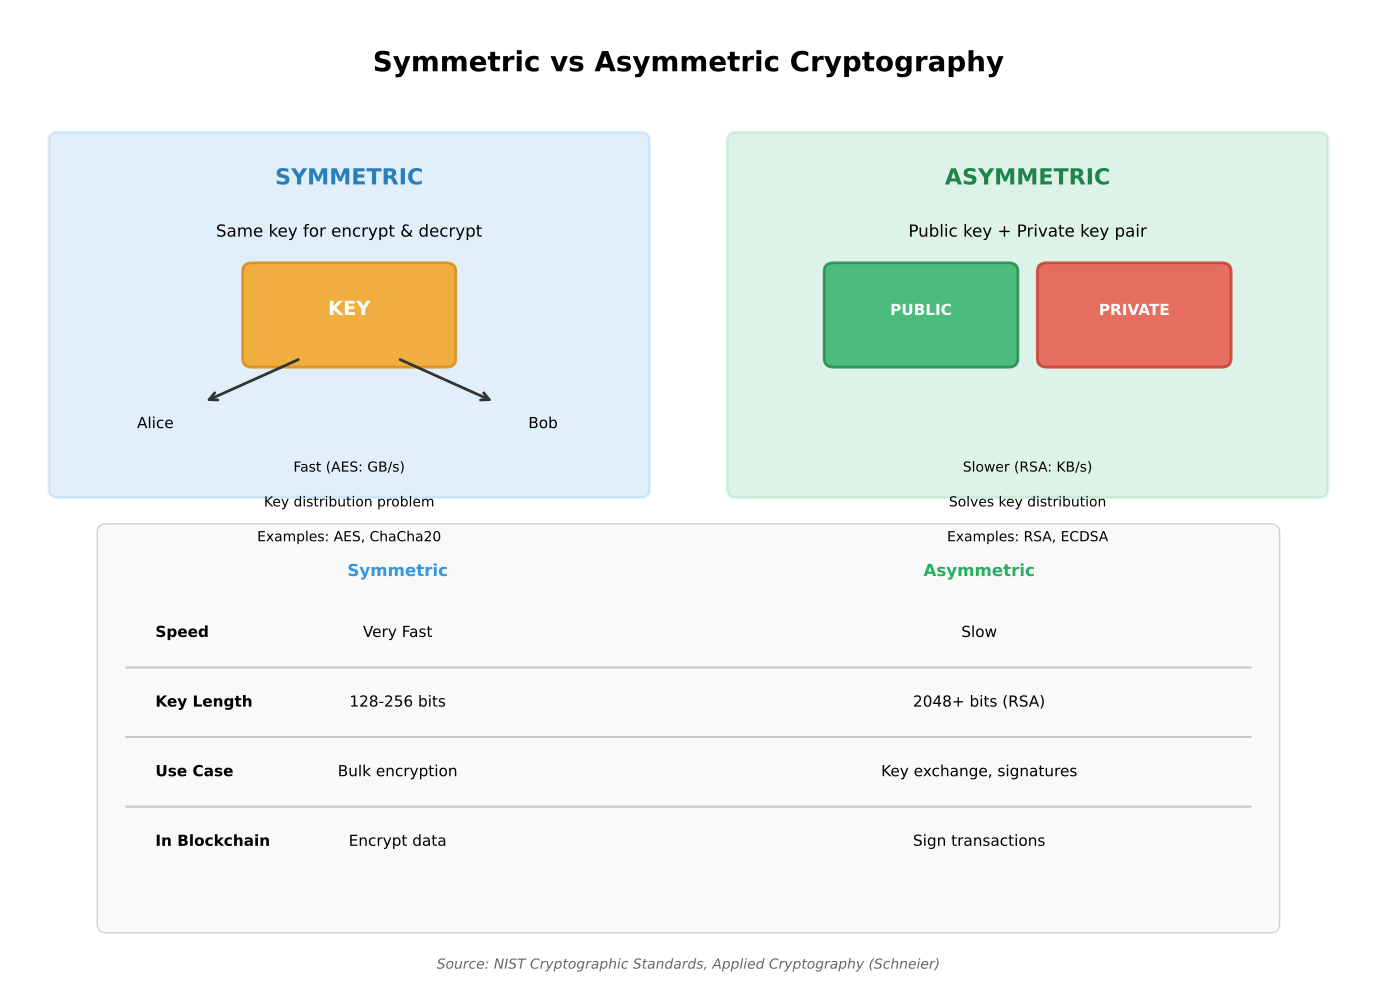

Write Python code to recreate this figure.
"""
Cryptography Comparison
Compares symmetric vs asymmetric encryption

Output: crypto_comparison.pdf
Module: module_02_blockchain
Lesson: 15 - Public Key Cryptography
"""

from pathlib import Path
import matplotlib.pyplot as plt
import matplotlib.patches as mpatches

CHART_METADATA = {
    'title': 'Cryptography Comparison',
    'module': 'module_02_blockchain',
    'lesson': 15,
    'url': 'https://github.com/Digital-AI-Finance/digital-finance/tree/main/module_02_blockchain/figures/crypto_comparison'
}

plt.rcParams.update({
    'font.size': 14,
    'axes.labelsize': 14,
})

def create_chart():
    """Create cryptography comparison diagram"""
    fig, ax = plt.subplots(figsize=(14, 10))
    ax.set_xlim(0, 14)
    ax.set_ylim(0, 11)
    ax.axis('off')

    # Title
    ax.text(7, 10.3, 'Symmetric vs Asymmetric Cryptography', fontsize=20, fontweight='bold', ha='center')

    # Symmetric section
    sym_box = mpatches.FancyBboxPatch((0.5, 5.5), 6, 4,
                                       boxstyle='round,pad=0.1',
                                       facecolor='#3498DB', alpha=0.15,
                                       edgecolor='#3498DB', lw=2)
    ax.add_patch(sym_box)
    ax.text(3.5, 9, 'SYMMETRIC', ha='center', fontsize=16, fontweight='bold', color='#2980B9')
    ax.text(3.5, 8.4, 'Same key for encrypt & decrypt', ha='center', fontsize=12)

    # Key icon
    key_box = mpatches.FancyBboxPatch((2.5, 7), 2, 1,
                                       boxstyle='round,pad=0.1',
                                       facecolor='#F39C12', alpha=0.8,
                                       edgecolor='#D68910', lw=2)
    ax.add_patch(key_box)
    ax.text(3.5, 7.5, 'KEY', ha='center', fontsize=14, fontweight='bold', color='white')

    # Arrows
    ax.annotate('', xy=(2, 6.5), xytext=(3, 7),
               arrowprops=dict(arrowstyle='->', lw=2, color='#333'))
    ax.annotate('', xy=(5, 6.5), xytext=(4, 7),
               arrowprops=dict(arrowstyle='->', lw=2, color='#333'))

    ax.text(1.5, 6.2, 'Alice', ha='center', fontsize=11)
    ax.text(5.5, 6.2, 'Bob', ha='center', fontsize=11)

    # Properties
    sym_props = ['Fast (AES: GB/s)', 'Key distribution problem', 'Examples: AES, ChaCha20']
    for i, prop in enumerate(sym_props):
        ax.text(3.5, 5.7 - i*0.4, prop, ha='center', fontsize=10)

    # Asymmetric section
    asym_box = mpatches.FancyBboxPatch((7.5, 5.5), 6, 4,
                                        boxstyle='round,pad=0.1',
                                        facecolor='#27AE60', alpha=0.15,
                                        edgecolor='#27AE60', lw=2)
    ax.add_patch(asym_box)
    ax.text(10.5, 9, 'ASYMMETRIC', ha='center', fontsize=16, fontweight='bold', color='#1E8449')
    ax.text(10.5, 8.4, 'Public key + Private key pair', ha='center', fontsize=12)

    # Two keys
    pub_key = mpatches.FancyBboxPatch((8.5, 7), 1.8, 1,
                                       boxstyle='round,pad=0.1',
                                       facecolor='#27AE60', alpha=0.8,
                                       edgecolor='#1E8449', lw=2)
    ax.add_patch(pub_key)
    ax.text(9.4, 7.5, 'PUBLIC', ha='center', fontsize=11, fontweight='bold', color='white')

    priv_key = mpatches.FancyBboxPatch((10.7, 7), 1.8, 1,
                                        boxstyle='round,pad=0.1',
                                        facecolor='#E74C3C', alpha=0.8,
                                        edgecolor='#C0392B', lw=2)
    ax.add_patch(priv_key)
    ax.text(11.6, 7.5, 'PRIVATE', ha='center', fontsize=11, fontweight='bold', color='white')

    # Properties
    asym_props = ['Slower (RSA: KB/s)', 'Solves key distribution', 'Examples: RSA, ECDSA']
    for i, prop in enumerate(asym_props):
        ax.text(10.5, 5.7 - i*0.4, prop, ha='center', fontsize=10)

    # Comparison table
    table_box = mpatches.FancyBboxPatch((1, 0.5), 12, 4.5,
                                         boxstyle='round,pad=0.1',
                                         facecolor='#F8F9FA', alpha=0.9,
                                         edgecolor='#CCC', lw=1)
    ax.add_patch(table_box)

    # Table headers
    ax.text(4, 4.5, 'Symmetric', ha='center', fontsize=12, fontweight='bold', color='#3498DB')
    ax.text(10, 4.5, 'Asymmetric', ha='center', fontsize=12, fontweight='bold', color='#27AE60')

    # Table rows
    rows = [
        ('Speed', 'Very Fast', 'Slow'),
        ('Key Length', '128-256 bits', '2048+ bits (RSA)'),
        ('Use Case', 'Bulk encryption', 'Key exchange, signatures'),
        ('In Blockchain', 'Encrypt data', 'Sign transactions'),
    ]

    for i, (category, sym, asym) in enumerate(rows):
        y = 3.8 - i * 0.8
        ax.text(1.5, y, category, fontsize=11, fontweight='bold')
        ax.text(4, y, sym, ha='center', fontsize=11)
        ax.text(10, y, asym, ha='center', fontsize=11)
        if i < len(rows) - 1:
            ax.plot([1.2, 12.8], [y - 0.35, y - 0.35], 'k-', alpha=0.2)

    # Source
    fig.text(0.5, 0.02, 'Source: NIST Cryptographic Standards, Applied Cryptography (Schneier)',
            fontsize=10, ha='center', style='italic', color='#666666')

    plt.tight_layout()

    output_path = Path(__file__).parent / 'crypto_comparison.pdf'
    plt.savefig(output_path, format='pdf', dpi=300, bbox_inches='tight')
    plt.close()
    print(f"Chart saved to: {output_path}")
    return output_path

if __name__ == '__main__':
    create_chart()
